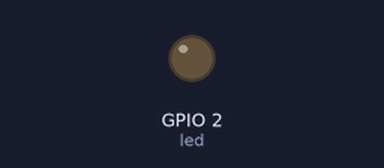
A program run on a simulated ESP32 board running MicroPython. Shown: output pins drawn as LEDs (lit = HIGH).

Above: at 0.05 s.
At 3.0 s:
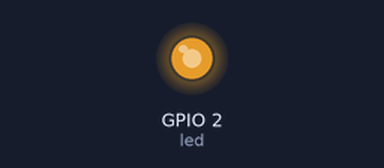
At 6.0 s:
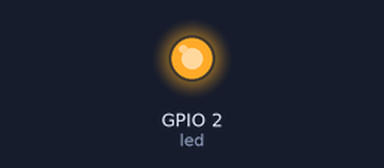
Timing chart, 0 to 7.8 s (numbered marks = the images above):
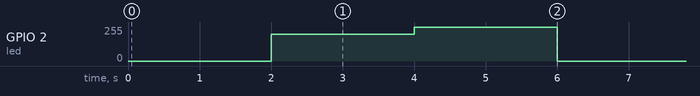

The program:

main.py
```python
#########################匯入模組#########################
from machine import Pin, PWM
from time import sleep
#########################函式與類別定義#########################
frequency = 1000
duty_cycle = 0
led = PWM(Pin(2), freq=frequency, duty=duty_cycle)

#########################宣告與設定#########################
while True:
    led.duty(0)
    sleep(2)
    led.duty(800)
    sleep(2)
    led.duty(1023)
    sleep(2)
#########################主程式#########################
```

Measured:
- by itself, GPIO 2 (led): repeats every 6.0 s: 255/255 2.0 s, 0/255 2.0 s, 199/255 2.0 s
